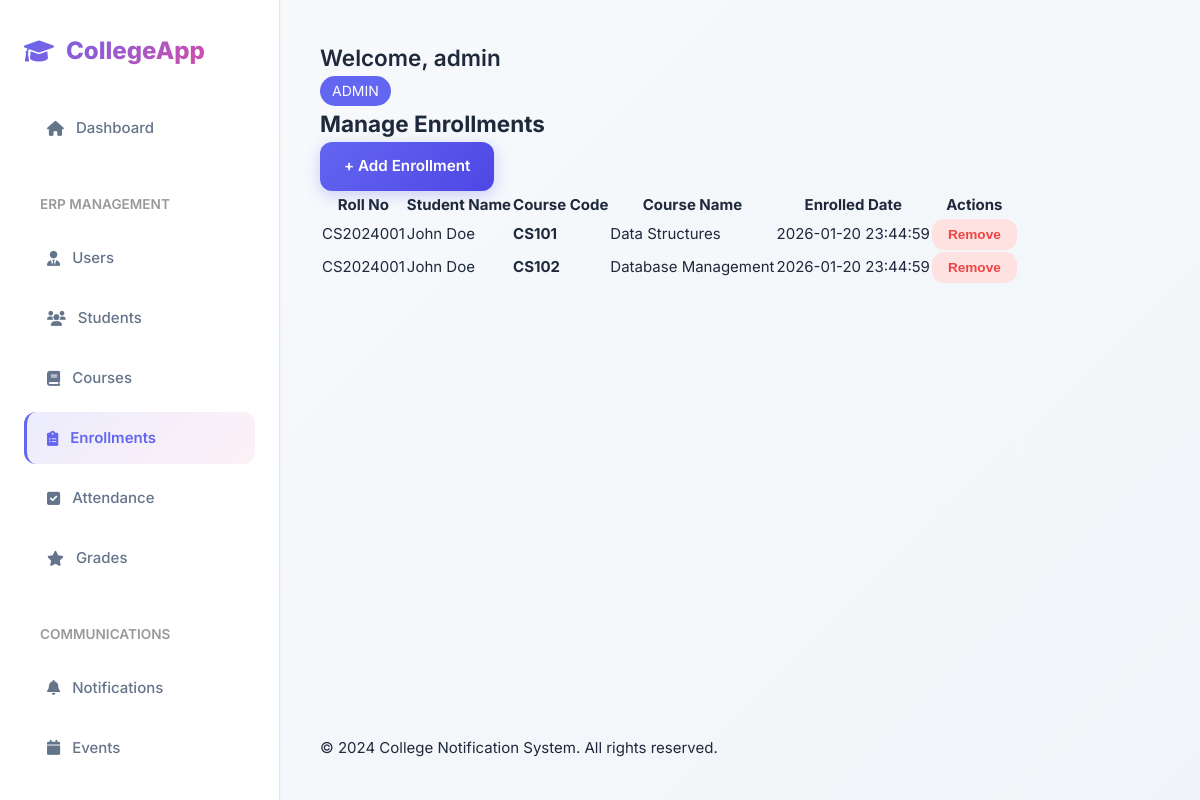
Before: /admin/enrollments (signed in) with the older database file.
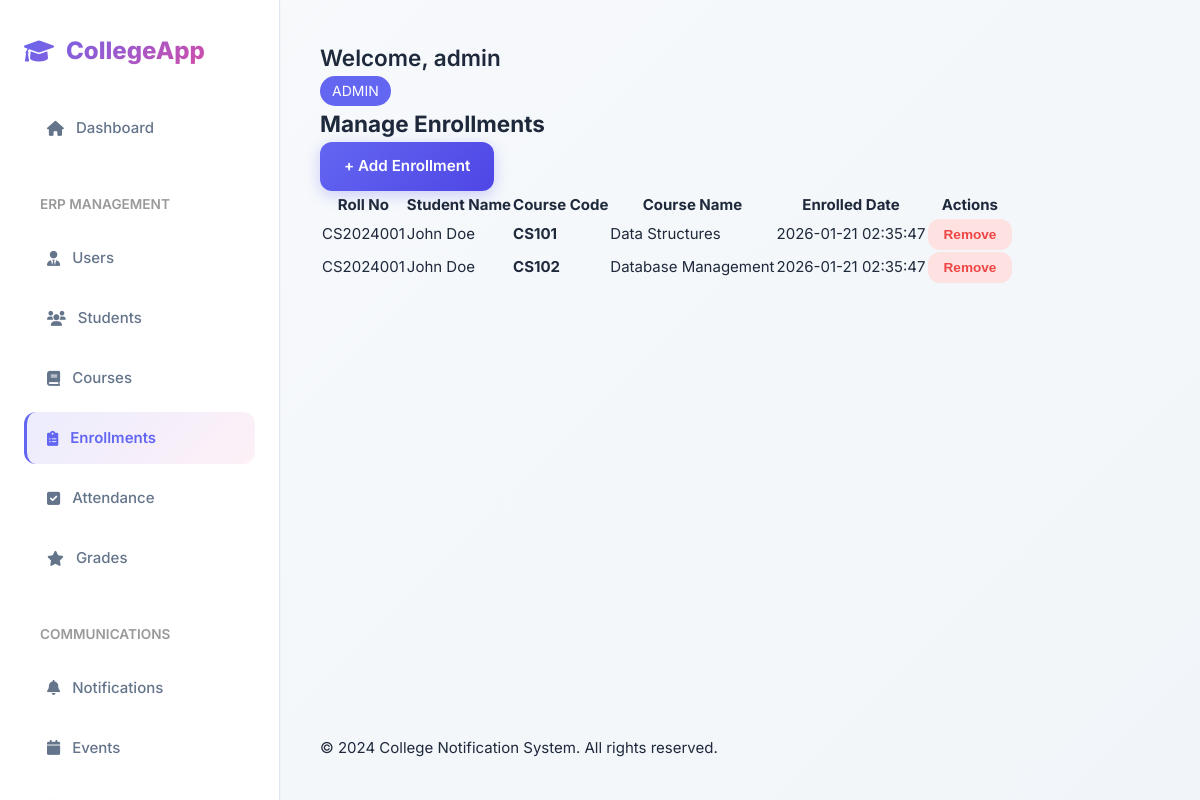
After: the same page with the newer database file.
### tables this page shows
CREATE TABLE enrollments (
  id INTEGER PRIMARY KEY AUTOINCREMENT,
  student_id INTEGER NOT NULL,
  course_id INTEGER NOT NULL,
  enrolled_date TEXT DEFAULT (datetime('now','localtime')),
  FOREIGN KEY (student_id) REFERENCES students(id) ON DELETE CASCADE,
  FOREIGN KEY (course_id) REFERENCES courses(id) ON DELETE CASCADE,
  UNIQUE(student_id, course_id)
);

CREATE TABLE students (
  id INTEGER PRIMARY KEY AUTOINCREMENT,
  user_id INTEGER UNIQUE NOT NULL,
  roll_no TEXT UNIQUE NOT NULL,
  full_name TEXT NOT NULL,
  date_of_birth TEXT,
  phone TEXT,
  address TEXT,
  semester INTEGER DEFAULT 1,
  is_active INTEGER DEFAULT 1,
  created_at TEXT DEFAULT (datetime('now','localtime')),
  FOREIGN KEY (user_id) REFERENCES users(id) ON DELETE CASCADE
);

CREATE TABLE courses (
  id INTEGER PRIMARY KEY AUTOINCREMENT,
  course_code TEXT UNIQUE NOT NULL,
  course_name TEXT NOT NULL,
  credits INTEGER,
  semester INTEGER,
  faculty_id INTEGER,
  description TEXT,
  created_at TEXT DEFAULT (datetime('now','localtime')),
  FOREIGN KEY (faculty_id) REFERENCES users(id)
);

### app.py (the view)
@app.route('/admin/enrollments')
@login_required(role='admin')
def manage_enrollments():
    db = get_db()
    enrollments = db.execute("""
        SELECT e.id, s.roll_no, s.full_name, c.course_code, c.course_name, e.enrolled_date
        FROM enrollments e
        JOIN students s ON e.student_id = s.id
        JOIN courses c ON e.course_id = c.id
        ORDER BY s.roll_no, c.course_code
    """).fetchall()
    return render_template('manage_enrollments.html', enrollments=enrollments)

### app.py (called while the page is built)
def get_db():
    if 'db' not in g:
        g.db = sqlite3.connect(DB)
        g.db.row_factory = sqlite3.Row
        g.db.execute("PRAGMA foreign_keys = ON")
    return g.db

### templates/manage_enrollments.html (shortened to what this page needs)
{% extends "base.html" %}
{% block content %}
<div class="container mt-4">
    <h2>Manage Enrollments</h2>
    <a href="{{ url_for('add_enrollment') }}" class="btn btn-primary mb-3">+ Add Enrollment</a>
    <div class="table-responsive">
        <table class="table table-striped table-hover">
            <thead class="table-dark">
                <tr>
                    <th>Roll No</th>
                    <th>Student Name</th>
                    <th>Course Code</th>
                    <th>Course Name</th>
                    <th>Enrolled Date</th>
                    <th>Actions</th>
                </tr>
            </thead>
            <tbody>
                {% for enrollment in enrollments %}
                <tr>
                    <td>{{ enrollment['roll_no'] }}</td>
                    <td>{{ enrollment['full_name'] }}</td>
                    <td><strong>{{ enrollment['course_code'] }}</strong></td>
                    <td>{{ enrollment['course_name'] }}</td>
                    <td>{{ enrollment['enrolled_date'] }}</td>
                    <td>
                        <form method="POST" action="{{ url_for('delete_enrollment', id=enrollment['id']) }}" style="display:inline;">
                            <button type="submit" class="btn btn-sm btn-danger" onclick="return confirm('Are you sure?')">Remove</button>
                        </form>
                    </td>
                </tr>
                {% endfor %}
            </tbody>
        </table>
    </div>
</div>
{% endblock %}

### templates/base.html (shortened to what this page needs)
<!DOCTYPE html>
<html lang="en">
<head>
  <link rel="stylesheet" href="{{ url_for('static', filename='style.css') }}">
  <link rel="stylesheet" href="https://cdnjs.cloudflare.com/ajax/libs/font-awesome/6.0.0/css/all.min.css">
</head>
<body>
  {% if session.user %}
  <div class="app-container {% if session.role == 'student' %}layout-student{% endif %}">
    {% if session.role == 'admin' %}
    <nav class="sidebar">
      <div class="nav-brand">
        <i class="fas fa-graduation-cap"></i> CollegeApp
      </div>
      <ul class="nav-links">
        <li>
          <a href="{{ url_for('home') }}" class="nav-link">
            <i class="fas fa-home"></i> Dashboard
          </a>
        </li>
        <li style="margin-top: 1.5rem;">
          <div style="padding: 0.5rem 1rem; color: #999; font-size: 0.85rem; font-weight: 600; text-transform: uppercase;">ERP Management</div>
        </li>
        <li>
          <a href="{{ url_for('manage_users') }}" class="nav-link">
            <i class="fas fa-user-tie"></i> Users
          </a>
        </li>
        <li>
          <a href="{{ url_for('manage_students') }}" class="nav-link">
            <i class="fas fa-users"></i> Students
          </a>
        </li>
        <li>
          <a href="{{ url_for('manage_courses') }}" class="nav-link">
            <i class="fas fa-book"></i> Courses
          </a>
        </li>
        <li>
          <a href="{{ url_for('manage_enrollments') }}" class="nav-link">
            <i class="fas fa-clipboard-list"></i> Enrollments
          </a>
        </li>
        <li>
          <a href="{{ url_for('manage_attendance') }}" class="nav-link">
            <i class="fas fa-check-square"></i> Attendance
          </a>
        </li>
        <li>
          <a href="{{ url_for('manage_grades') }}" class="nav-link">
            <i class="fas fa-star"></i> Grades
          </a>
        </li>
        <li style="margin-top: 1.5rem;">
          <div style="padding: 0.5rem 1rem; color: #999; font-size: 0.85rem; font-weight: 600; text-transform: uppercase;">Communications</div>
        </li>
        <li>
          <a href="{{ url_for('notifications') }}" class="nav-link">
            <i class="fas fa-bell"></i> Notifications
          </a>
        </li>
        <li>
          <a href="{{ url_for('events') }}" class="nav-link">
            <i class="fas fa-calendar"></i> Events
          </a>
        </li>
        <li>
          <a href="{{ url_for('search') }}" class="nav-link">
          </a>
        </li>
      </ul>
    </nav>
    {% endif %}
    <main class="main-content">
      {% if session.role == 'student' %}
      <nav class="top-nav">
        <div class="nav-brand-mobile">
          <i class="fas fa-graduation-cap"></i> CollegeApp
        </div>
        <ul class="top-nav-links">
          <li><a href="{{ url_for('student_dashboard') }}" class="nav-link">Dashboard</a></li>
          <li><a href="{{ url_for('student_grades') }}" class="nav-link">Grades</a></li>
          <li><a href="{{ url_for('student_attendance') }}" class="nav-link">Attendance</a></li>
          <li><a href="{{ url_for('events') }}" class="nav-link">Events</a></li>
          <li><a href="{{ url_for('notifications') }}" class="nav-link">Notices</a></li>
        </ul>
        <div class="user-menu">
          <span class="user-name">{{ session.user }}</span>
          <a href="{{ url_for('logout') }}" class="btn btn-sm btn-danger">Logout</a>
        </div>
      </nav>
      {% else %}
      <header class="dashboard-header">
        <div style="display: flex; align-items: center; gap: 1rem;">
          <h2 style="font-weight: 600; margin: 0;">Welcome, {{ session.user }}</h2>
        </div>
        <div class="user-badge" style="display: flex; align-items: center; gap: 0.5rem;">
          <span
            style="background: var(--primary); color: white; padding: 0.25rem 0.75rem; border-radius: 99px; font-size: 0.875rem;">
            {{ session.role|upper }}
          </span>
        </div>
      </header>
      {% endif %}
      <div class="content-wrapper">
        {% block content %}{% endblock %}
      </div>
      <footer class="main-footer">
        <p>&copy; 2024 College Notification System. All rights reserved.</p>
      </footer>
    </main>
  </div>
  {% else %}
  <div class="auth-wrapper">
    <div class="auth-card">
      {% block auth_content %}{% endblock %}
    </div>
  </div>
  {% endif %}
</body>
</html>

### static/style.css (style rules this page uses)
:root { --primary: #6366f1; --primary-dark: #4f46e5; --secondary: #ec4899; --success: #10b981; --warning: #f59e0b; --danger: #ef4444; --bg-body: #f8fafc; --bg-card: #ffffff; --text-main: #1e293b; --text-muted: #64748b; --border: #e2e8f0; --shadow: 0 10px 15px -3px rgba(0, 0, 0, 0.1); --shadow-sm: 0 1px 2px 0 rgba(0, 0, 0, 0.05); --radius: 0.75rem; --font-sans: 'Inter', system-ui, -apple-system, sans-serif; }
* { box-sizing: border-box; margin: 0; padding: 0; }
body { font-family: var(--font-sans); background: linear-gradient(135deg, #f8fafc 0%, #f1f5f9 100%); color: var(--text-main); line-height: 1.6; font-size: 15px; min-height: 100vh; display: flex; flex-direction: column; }
.app-container { display: flex; min-height: 100vh; }
.sidebar { width: 280px; background: var(--bg-card); border-right: 1px solid var(--border); padding: 2rem 1.5rem; display: flex; flex-direction: column; position: fixed; height: 100vh; overflow-y: auto; transition: transform 0.3s ease; z-index: 50; box-shadow: var(--shadow-sm); }
.main-content { flex: 1; margin-left: 280px; padding: 2.5rem; width: calc(100% - 280px); display: flex; flex-direction: column; min-height: 100vh; }
.content-wrapper { flex: 1; }
.btn { display: inline-flex; align-items: center; justify-content: center; padding: 0.75rem 1.5rem; border-radius: var(--radius); font-weight: 600; text-decoration: none; transition: all 0.3s ease; border: none; cursor: pointer; gap: 0.5rem; font-size: 0.95rem; }
.btn-primary { background: linear-gradient(135deg, var(--primary), var(--primary-dark)); color: white; box-shadow: 0 4px 15px rgba(99, 102, 241, 0.3); }
.btn-danger { background: #fee2e2; color: var(--danger); }
.btn-sm { padding: 0.5rem 1rem; font-size: 0.85rem; }
.nav-brand { font-size: 1.5rem; font-weight: 800; background: linear-gradient(135deg, var(--primary), var(--secondary)); -webkit-background-clip: text; -webkit-text-fill-color: transparent; background-clip: text; margin-bottom: 2rem; display: flex; align-items: center; gap: 0.75rem; }
.nav-links { list-style: none; display: flex; flex-direction: column; gap: 0.5rem; }
.nav-link { display: flex; align-items: center; gap: 0.75rem; padding: 0.875rem 1.25rem; color: var(--text-muted); text-decoration: none; border-radius: var(--radius); border-left: 3px solid transparent; transition: all 0.3s ease; font-weight: 500; }
.nav-link.active { background: linear-gradient(135deg, rgba(99, 102, 241, 0.12), rgba(236, 72, 153, 0.08)); color: var(--primary); border-left-color: var(--primary); font-weight: 600; }

Changed rows visible on the page:
changed enrollments "CS101": enrolled_date "2026-01-20 23:44:59" → "2026-01-21 02:35:47"
changed enrollments "CS102": enrolled_date "2026-01-20 23:44:59" → "2026-01-21 02:35:47"
